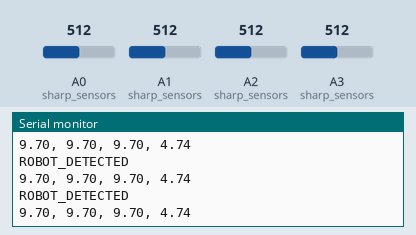
Simulated run of this sketch. Board: Arduino Uno, built with avr-gcc and run on an emulated ATmega328P. On the bench: the last lines printed to the serial monitor. The inputs (shaded band) are chosen by the test bench; at power-on: A0 (sharp_sensors) = 512, A1 (sharp_sensors) = 512, A3 (sharp_sensors) = 512, A2 (sharp_sensors) = 512.

Above: at 1.2 s.
1.3 s: A0 (sharp_sensors) set to 483
At 1.48 s:
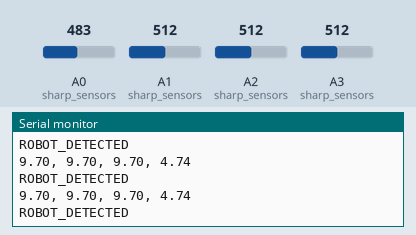
4.3 s: A1 (sharp_sensors) set to 486
At 4.35 s:
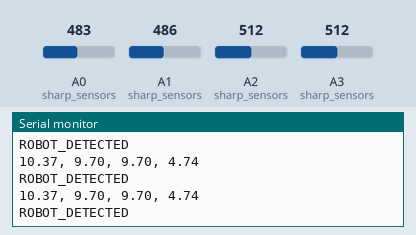
7.8 s: A3 (sharp_sensors) set to 584
At 7.8 s:
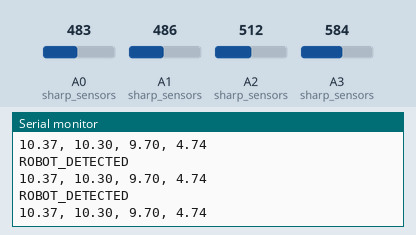
9.3 s: A3 (sharp_sensors) set to 611
At 9.33 s:
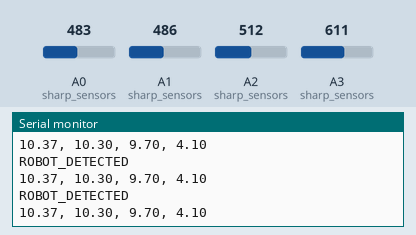
Timing chart, 0 to 12.3 s (numbered marks = the images above; inputs shaded):
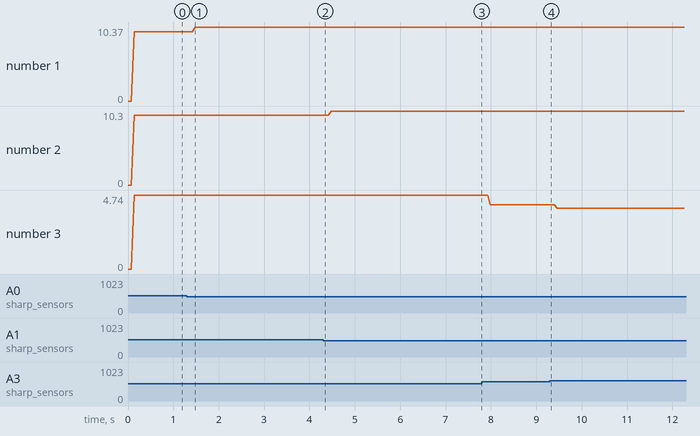

Measured:
- the behaviour switches between 499 and 498 on A0 (sharp_sensors) (found by bisection; images 0 and 1)
- plotted number 1: 9.7 → 10.37 after the input at 1.3 s
- plotted number 3: 4.74 → 4.1 after the input at 7.8 s, 4.1 → 3.9 after the input at 9.3 s

The sketch:

distance_sensors.ino
```cpp
/*
DIFFERENT SURFACES YIELD DIFFERENT VALUES FROM DIST SENSORS.
IN TESTING I USED A WHITE SURFACE FOR CONTROL SET UP; SHOULD TEST METAL SURFACE & TENNIS BALL & THE DIFF ROBOT SURFACE.
BLACK SCREWS WITH THE SENSORS READING 100%, SHAWDOWS AT TIMES

THE VALUES FLUCTUATES, NOT STABLE!

TESTED RANGE 10CM TO 70CM ONLY
sharp_long0 & sharp_long1 accuracy  -> stable range: 10cn to 40cm; unstable range: anything above was unpredictable
sharp_long2 accuracy                -> stable range: 10cn to 50cm; unstable range: anything above was unpredictable

TESTED RANGE 4CM TO 30CM ONLY
sharp_short accuracy                -> stable range: 4cn to 20cm; unstable range: anything above was unpredictable
*/


// 2Y0A21 - 10cm to 80cm
#define sharp_long0 A0  // robot detection
#define sharp_long1 A1  // ball detection
#define sharp_long2 A2  // rear detection

// 0A41SK - 4cm to 30cm
#define sharp_short A3  // ball collection detection

const int num_sensors = 4;
int sharp_sensors[] = {sharp_long0, sharp_long1, sharp_long2, sharp_short};

float voltage[num_sensors];
float distance[num_sensors];

// for median filtering of distance sensor values to improve accuracy
const int filter_window_size = 5;
float sensor_readings[num_sensors][filter_window_size];
int filter_index = 0;

const char * robotStateNames[] = {
    "ROBOT_DETECTED",
    "BALL_DETECTED",
    "REAR_DETECTED",
    "BALL_COLLECTED",
    "BLANK"
};

enum robotState {
    ROBOT_DETECTED,
    BALL_DETECTED,
    REAR_DETECTED,
    BALL_COLLECTED,
    BLANK,
};
robotState robot_state = BLANK;

// only after 5 counts, then declare that the state is correct; this is to correct the random surges
robotState detected_state = BLANK;
robotState previous_detected_state = BLANK;
int state_counter = 0;

void setup() {
    Serial.begin(9600);
}

void loop() {
    distance_calculator();
    robot_state_machine();
    //robot action code base on robot_state here!
}

// values are all hypothetical for testing, to update!!!
void robot_state_machine() {
    if ((distance[0] < 30) || (distance[0] < 30 && distance[1] < 30)) {
        detected_state = ROBOT_DETECTED;
        // evasive action taken
    }
    else if (distance[0] > 30 && distance[1] < 30) {
        detected_state = BALL_DETECTED;
        // drive train to go collect ball
        if (distance[3] > 4 && distance[3] < 10) {
        detected_state = BALL_COLLECTED;
        // drive train to go to home base to drop off ball
            if (distance[2] >= 10 && distance[2] <= 30) {    // what if another robot is behind us?
                detected_state = REAR_DETECTED;
                // drive train to stop & unload the ball
            }
        }
    }
    else {
        detected_state = BLANK;
    }

    if (detected_state == previous_detected_state) {
        state_counter++;
    }
    else {
        state_counter = 1;
    }

    previous_detected_state = detected_state;


    if (state_counter >= 5 && robot_state != detected_state) {
        robot_state = detected_state;

        switch(robot_state) {
        case ROBOT_DETECTED:
            break;
        case BALL_DETECTED:
            break;
        case REAR_DETECTED:
            break;
        case BALL_COLLECTED:
            break;
        case BLANK:
            break;
        }
        state_counter = 1;
    }

    Serial.println(robotStateNames[robot_state]);
}

void distance_calculator() {
    for (int i = 0; i < num_sensors; i++) {
        // Read raw voltage and convert to distance
        float raw_voltage = analogRead(sharp_sensors[i]) * (5.0 / 1023.0);
        float raw_distance = (i < 3) ? 27.86 * pow(raw_voltage, -1.15)  // Long-range sensors
                                     : 13.00 * pow(raw_voltage, -1.10); // Short-range sensor

        // Store new reading in the filter buffer
        sensor_readings[i][filter_index] = raw_distance;

        // Copy to a temporary array for sorting
        float sorted_window[filter_window_size];
        memcpy(sorted_window, sensor_readings[i], sizeof(sorted_window));

        // Sort the array using bubble sort
        bubble_sort(sorted_window, filter_window_size);

        // Assign median value as the filtered distance
        distance[i] = sorted_window[filter_window_size / 2];

        Serial.print(distance[i]);
        if (i < num_sensors - 1) Serial.print(", ");
    }

    Serial.println();
    filter_index = (filter_index + 1) % filter_window_size; // Update circular buffer index
    delay(60);
}

void bubble_sort(float arr[], int n) {
    for (int i = 0; i < n - 1; i++) {
        for (int j = 0; j < n - i - 1; j++) {
            if (arr[j] > arr[j + 1]) {
                float temp = arr[j];
                arr[j] = arr[j + 1];
                arr[j + 1] = temp;
            }
        }
    }
}
```
